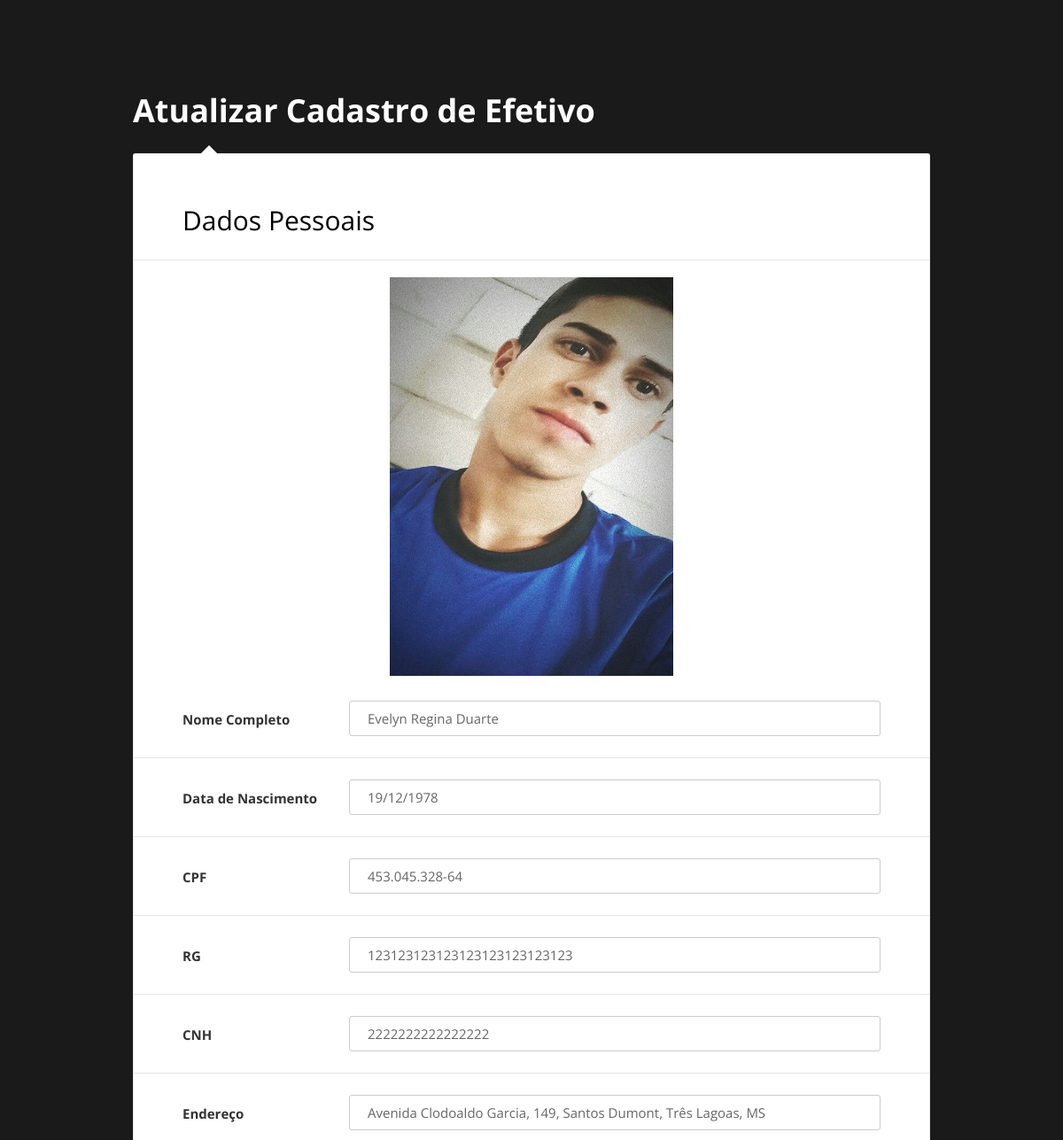
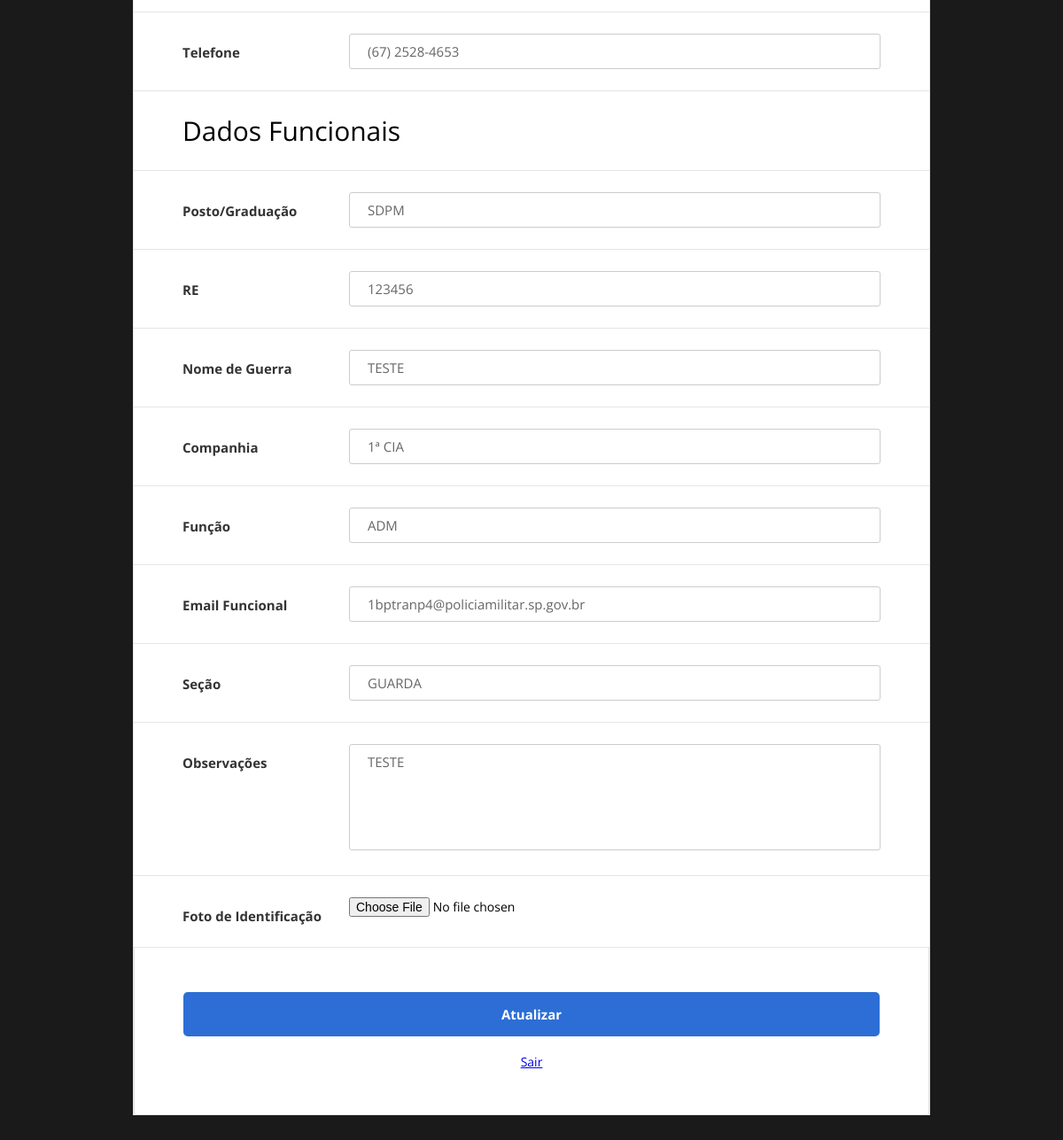
Screenshot of /detalhes.php?id=123456 (signed in) with the database file from the repository (2 pictures, top to bottom).
### tables this page shows
CREATE TABLE `tb_efetivo` (
  `RE` char(6) NOT NULL,
  `P_G` varchar(255) NOT NULL,
  `QRA` varchar(255) NOT NULL,
  `CIA` varchar(255) NOT NULL,
  `FUNCAO` varchar(255) NOT NULL,
  `ENDERECO` varchar(255) NOT NULL,
  `TELEFONE` varchar(255) NOT NULL,
  `NOME_COMPLETO` varchar(255) NOT NULL,
  `EMAIL_FUNCIONAL` varchar(255) NOT NULL,
  `DATA_NASCIMENTO` varchar(255) NOT NULL,
  `FOTO` varchar(255) NOT NULL,
  `CPF` varchar(255) NOT NULL,
  `RG` varchar(255) NOT NULL,
  `CNH` varchar(255) NOT NULL,
  `OBS` varchar(255) NOT NULL,
  `SECAO` varchar(255) NOT NULL
);

### detalhes.php (the view, shortened to what this page needs)
<?php
include_once('conexao.php');
$id = $_GET['id'];
 ?>
<!DOCTYPE html>
<html lang="pt-br">
<head>
    <link href="css/main.css" rel="stylesheet" media="all">
</head>
<body>
    <div class="page-wrapper bg-dark p-t-100 p-b-50">
        <div class="wrapper wrapper--w900">
            <div class="card card-6">
                <div class="card-heading">
                    <h2 class="title">Atualizar Cadastro de Efetivo</h2>
                </div>
                <div class="card-body">
				<?php
				$rs = $conn->prepare("SELECT * FROM tb_efetivo WHERE re=$id");;
		if($rs->execute()){
				if($rs->rowCount() > 0){
					while($row = $rs->fetch(PDO::FETCH_OBJ)){
					?>
                    <form method="POST" action="update_efetivo_img.php" enctype="multipart/form-data">
                        <div class="form-row">
                            <div class=""><h2>Dados Pessoais</h2></div>
                        </div>
						<center><div class="image2wbmp"> <?php echo "<img src='fotos/".$row->FOTO."' alt='Foto de exibição' width='320' height='450'/><br />"; ?></div></center>
						<div class="form-row">
                            <div class="name">Nome Completo</div>
                            <div class="value">
                                <input class="input--style-6" type="text" name="nome_completo" value="<?php echo $row->NOME_COMPLETO; ?>">
                            </div>
                        </div>
						<div class="form-row">
                            <div class="name">Data de Nascimento</div>
                            <div class="value">
                                <input class="input--style-6" type="text" name="dt_nasc" value="<?php echo $row->DATA_NASCIMENTO; ?>">
                            </div>
                        </div>
						<div class="form-row">
                            <div class="name">CPF</div>
                            <div class="value">
                                <input class="input--style-6" type="text" name="cpf" value="<?php echo $row->CPF; ?>">
                            </div>
                        </div>
						<div class="form-row">
                            <div class="name">RG</div>
                            <div class="value">
                                <input class="input--style-6" type="text" name="rg" value="<?php echo $row->RG; ?>">
                            </div>
                        </div>
						<div class="form-row">
                            <div class="name">CNH</div>
                            <div class="value">
                                <input class="input--style-6" type="text" name="cnh" value="<?php echo $row->CNH; ?>">
                            </div>
                        </div>
						<div class="form-row">
                            <div class="name">Endereço</div>
                            <div class="value">
                                <input class="input--style-6" type="text" name="endereco" value="<?php echo $row->ENDERECO; ?>">
                            </div>
                        </div>
						<div class="form-row">
                            <div class="name">Telefone</div>
                            <div class="value">
                                <input class="input--style-6" type="text" name="telefone" value="<?php echo $row->TELEFONE; ?>">
                            </div>
                        </div>
						<div class="form-row">
                            <div class=""><h2>Dados Funcionais</h2></div>
                        </div>
						<div class="form-row">
                            <div class="name">Posto/Graduação</div>
                            <div class="value">
                                <input class="input--style-6" type="text" name="pg" value="<?php echo $row->P_G; ?>">
                            </div>
                        </div>
						<div class="form-row">
                            <div class="name">RE</div>
                            <div class="value">
                                <input class="input--style-6" type="text" name="re" value="<?php echo $row->RE; ?>">
                            </div>
                        </div>
						<div class="form-row">
                            <div class="name">Nome de Guerra</div>
                            <div class="value">
                                <input class="input--style-6" type="text" name="ng" value="<?php echo $row->QRA; ?>">
                            </div>
                        </div>
						<div class="form-row">
                            <div class="name">Companhia</div>
                            <div class="value">
                                <input class="input--style-6" type="text" name="cia" value="<?php echo $row->CIA; ?>">
                            </div>
                        </div>
						<div class="form-row">
                            <div class="name">Função</div>
                            <div class="value">
                                <input class="input--style-6" type="text" name="funcao" value="<?php echo $row->FUNCAO; ?>">
                            </div>
                        </div>
                        <div class="form-row">
                            <div class="name">Email Funcional</div>
                            <div class="value">
                                <div class="input-group">
                                    <input class="input--style-6" type="email" name="email" placeholder="example@policiamilitar.sp.gov.br" value="<?php echo $row->EMAIL_FUNCIONAL; ?>">
                                </div>
                            </div>
                        </div>
						<div class="form-row">
                            <div class="name">Seção</div>
                            <div class="value">
                                <div class="input-group">
                                    <input class="input--style-6" type="text" name="secao" value="<?php echo $row->SECAO; ?>">
                                </div>
                            </div>
                        </div>
                        <div class="form-row">
                            <div class="name">Observações</div>
                            <div class="value">
                                <div class="input-group">
                                    <textarea class="textarea--style-6" name="obs" placeholder="Digite as observações"><?php echo $row->OBS; ?></textarea>
                                </div>
                            </div>
                        </div>
						<div class="form-row">
                            <div class="name">Foto de Identificação</div>
                            <div class="value">
                                <div class="input-group js-input-file">
									<input type="file" name="foto" value="">
                                </div>
                            </div>
                        </div>
		<?php }}} ?>
						<div class="card-footer" align="center">
                    <input class="btn btn--radius-2 btn--blue-2" type="submit" name="grava" Value="Atualizar"></br></br>
					<a href="tela_efetivo.php">Sair</a>
                </div>
                    </form>
                </div>
            </div>
        </div>
    </div>
</body>
</html>

### css/main.css (style rules this page uses)
.form-row { display: -webkit-box; display: -webkit-flex; display: -moz-box; display: -ms-flexbox; display: flex; -webkit-flex-wrap: wrap; -ms-flex-wrap: wrap; flex-wrap: wrap; -webkit-box-align: start; -webkit-align-items: flex-start; -moz-box-align: start; -ms-flex-align: start; align-items: flex-start; padding: 24px 55px; border-bottom: 1px solid #e5e5e5; }
.form-row .name { width: 188px; color: #333; font-size: 15px; font-weight: 700; margin-top: 11px; }
.form-row .value { width: -webkit-calc(100% - 188px); width: -moz-calc(100% - 188px); width: calc(100% - 188px); }
html { -webkit-box-sizing: border-box; -moz-box-sizing: border-box; box-sizing: border-box; }
* { padding: 0; margin: 0; }
*, *:before, *:after { -webkit-box-sizing: inherit; -moz-box-sizing: inherit; box-sizing: inherit; }
body, h1, h2, h3, h4, h5, h6, blockquote, p, pre, dl, dd, ol, ul, figure, hr, fieldset, legend { margin: 0; padding: 0; }
.page-wrapper { min-height: 100vh; }
body { font-family: "Open Sans", "Arial", "Helvetica Neue", sans-serif; font-weight: 400; font-size: 14px; }
h1, h2, h3, h4, h5, h6 { font-weight: 400; }
h2 { font-size: 30px; }
.bg-dark { background: #1a1a1a; }
.p-t-100 { padding-top: 100px; }
.p-b-50 { padding-bottom: 50px; }
.wrapper { margin: 0 auto; }
.wrapper--w900 { max-width: 900px; }
.btn { display: inline-block; line-height: 50px; padding: 0 30px; -webkit-transition: all 0.4s ease; -o-transition: all 0.4s ease; -moz-transition: all 0.4s ease; transition: all 0.4s ease; cursor: pointer; font-size: 15px; text-transform: capitalize; font-weight: 700; color: #fff; font-family: inherit; }
.btn--radius-2 { -webkit-border-radius: 5px; -moz-border-radius: 5px; border-radius: 5px; }
.btn--blue-2 { background: #2c6ed5; }
input, textarea { outline: none; margin: 0; border: none; -webkit-box-shadow: none; -moz-box-shadow: none; box-shadow: none; width: 100%; font-size: 14px; font-family: inherit; }
textarea { resize: none; }
.input-group { position: relative; margin: 0; }
.input--style-6, .textarea--style-6 { background: transparent; line-height: 38px; border: 1px solid #cccccc; -webkit-border-radius: 3px; -moz-border-radius: 3px; border-radius: 3px; color: #666; font-size: 15px; -webkit-transition: all 0.4s ease; -o-transition: all 0.4s ease; -moz-transition: all 0.4s ease; transition: all 0.4s ease; padding: 0 20px; }
.textarea--style-6 { line-height: 1.2; min-height: 120px; padding: 10px 20px; }
.title { font-size: 36px; font-weight: 700; text-align: left; color: #fff; margin-bottom: 24px; }
.card { -webkit-border-radius: 3px; -moz-border-radius: 3px; border-radius: 3px; background: #fff; }
.card-6 { background: transparent; }
.card-6 .card-heading { background: transparent; }
.card-6 .card-body { background: #fff; position: relative; border: 1px solid #e5e5e5; border-bottom: none; padding: 30px 0; padding-bottom: 0; -webkit-border-top-left-radius: 3px; -moz-border-radius-topleft: 3px; border-top-left-radius: 3px; -webkit-border-top-right-radius: 3px; -moz-border-radius-topright: 3px; border-top-right-radius: 3px; }
.card-6 .card-body:before { bottom: 100%; left: 75px; border: solid transparent; content: ""; height: 0; width: 0; position: absolute; pointer-events: none; border-color: rgba(255, 255, 255, 0); border-bottom-color: #fff; border-width: 10px; }
.card-6 .card-footer { background: #fff; border: 1px solid #e5e5e5; border-top: none; -webkit-border-bottom-left-radius: 3px; -moz-border-radius-bottomleft: 3px; border-bottom-left-radius: 3px; -webkit-border-bottom-right-radius: 3px; -moz-border-radius-bottomright: 3px; border-bottom-right-radius: 3px; padding: 50px 55px; }

### rows the page displays
tb_efetivo: FOTO (picture), nome_completo "Evelyn Regina Duarte", dt_nasc "19/12/1978", cpf "453.045.328-64", rg "123123123123123123123123123", cnh "2222222222222222", endereco "Avenida Clodoaldo Garcia, 149, Santos Dumont, Três Lagoas, MS", telefone "(67) 2528-4653", pg "SDPM", re "123456", ng "TESTE", cia "1ª CIA", funcao "ADM", email "1bptranp4@policiamilitar.sp.gov.br", secao "GUARDA", obs "TESTE"
